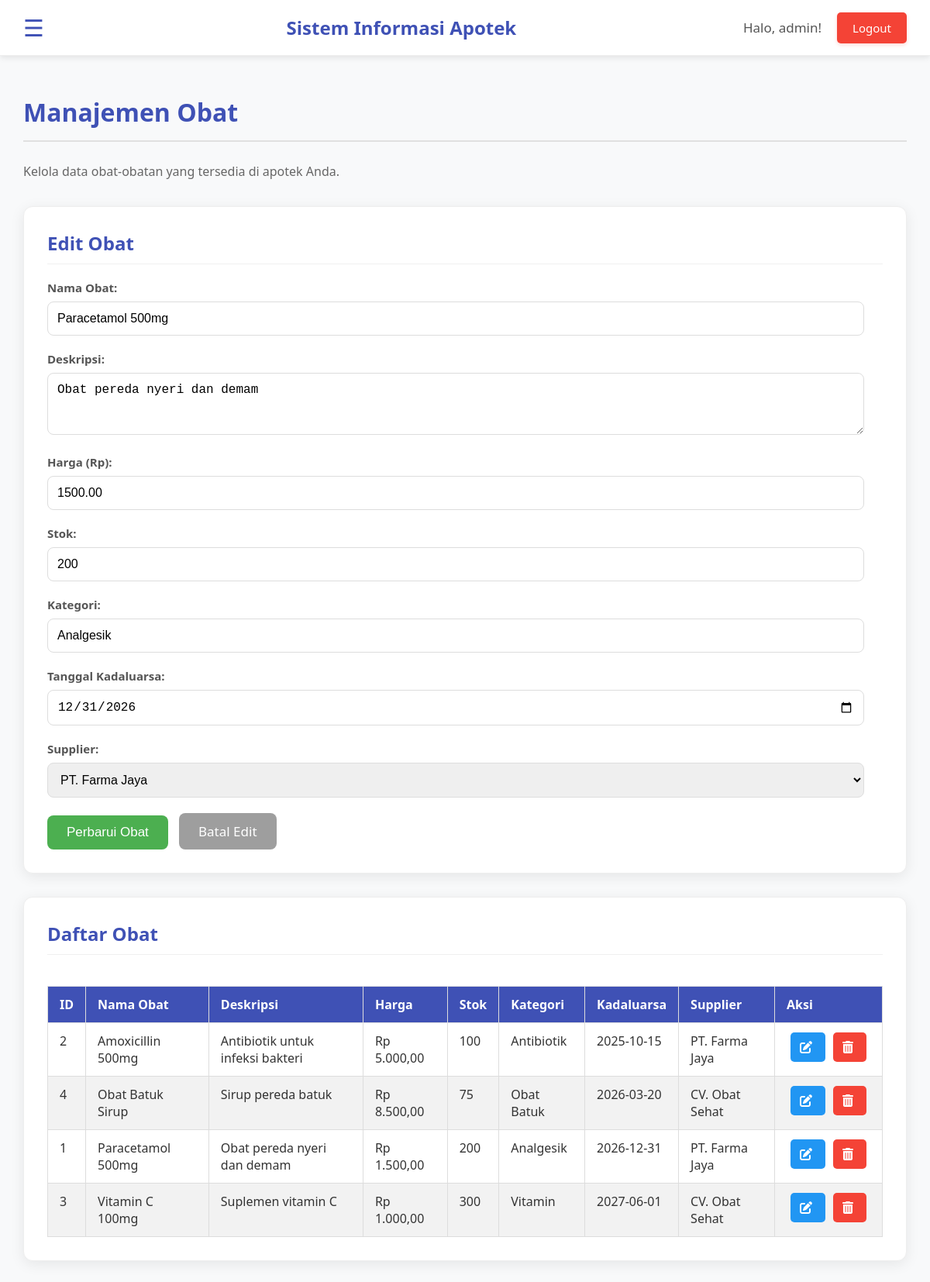
/medicine_management.php?edit=1 (signed in), run on the app's committed database.
### tables this page shows
CREATE TABLE medicines (
    id INT AUTO_INCREMENT PRIMARY KEY,
    name VARCHAR(100) NOT NULL,
    description TEXT,
    price DECIMAL(10, 2) NOT NULL,  
    stock INT NOT NULL DEFAULT 0,  
    category VARCHAR(50),  
    expiry_date DATE,  
    supplier_id INT,  
    created_at TIMESTAMP DEFAULT CURRENT_TIMESTAMP,
    updated_at TIMESTAMP DEFAULT CURRENT_TIMESTAMP ON UPDATE CURRENT_TIMESTAMP,
    FOREIGN KEY (supplier_id) REFERENCES suppliers(id) ON DELETE SET NULL  
);

CREATE TABLE suppliers (
    id INT AUTO_INCREMENT PRIMARY KEY,
    name VARCHAR(100) NOT NULL,
    contact_person VARCHAR(100),
    phone VARCHAR(20),
    email VARCHAR(100),
    address TEXT,
    created_at TIMESTAMP DEFAULT CURRENT_TIMESTAMP
);

### medicine_management.php (the view, shortened to what this page needs)
<?php
include 'php/db_connection.php';
include 'php/header.php';
$name = '';
$description = '';
$price = '';
$stock = '';
$category = '';
$expiry_date = '';
$supplier_id = '';
$is_edit = false;
if (isset($_GET['edit']) && !empty($_GET['edit'])) {
    $medicine_id = htmlspecialchars($_GET['edit']);
    $is_edit = true;
    $stmt = $conn->prepare("SELECT id, name, description, price, stock, category, expiry_date, supplier_id FROM medicines WHERE id = ?");
    $stmt->bind_param("i", $medicine_id);
    $stmt->execute();
    $result = $stmt->get_result();
    if ($result->num_rows === 1) {
        $medicine_data = $result->fetch_assoc();
        $name = $medicine_data['name'];
        $description = $medicine_data['description'];
        $price = $medicine_data['price'];
        $stock = $medicine_data['stock'];
        $category = $medicine_data['category'];
        $expiry_date = $medicine_data['expiry_date'];
        $supplier_id = $medicine_data['supplier_id'];
    } else {
        $is_edit = false;
    }
}
$suppliers_result = $conn->query("SELECT id, name FROM suppliers ORDER BY name ASC");
$suppliers = [];
if ($suppliers_result->num_rows > 0) {
    while($row = $suppliers_result->fetch_assoc()) {
        $suppliers[] = $row;
    }
}
?>
<!DOCTYPE html>
<html lang="id">
<head>
    <link rel="stylesheet" href="css/home.css">
    <link rel="stylesheet" href="css/sidenav.css">
    <link rel="stylesheet" href="https://cdnjs.cloudflare.com/ajax/libs/font-awesome/6.0.0-beta3/css/all.min.css">
</head>
<body>
    <div class="main-content" id="mainContent">
        <h1>Manajemen Obat</h1>
        <p>Kelola data obat-obatan yang tersedia di apotek Anda.</p>
        <div class="card form-card">
            <h2><?php echo $is_edit ? 'Edit Obat' : 'Tambah Obat Baru'; ?></h2>
            <form action="medicine_management.php" method="POST">
                <div class="input-group">
                    <label for="name">Nama Obat:</label>
                    <input type="text" id="name" name="name" value="<?php echo htmlspecialchars($name); ?>" required>
                </div>
                <div class="input-group">
                    <label for="description">Deskripsi:</label>
                    <textarea id="description" name="description" rows="3"><?php echo htmlspecialchars($description); ?></textarea>
                </div>
                <div class="input-group">
                    <label for="price">Harga (Rp):</label>
                    <input type="number" id="price" name="price" step="0.01" value="<?php echo htmlspecialchars($price); ?>" required>
                </div>
                <div class="input-group">
                    <label for="stock">Stok:</label>
                    <input type="number" id="stock" name="stock" value="<?php echo htmlspecialchars($stock); ?>" required>
                </div>
                <div class="input-group">
                    <label for="category">Kategori:</label>
                    <input type="text" id="category" name="category" value="<?php echo htmlspecialchars($category); ?>" required>
                </div>
                <div class="input-group">
                    <label for="expiry_date">Tanggal Kadaluarsa:</label>
                    <input type="date" id="expiry_date" name="expiry_date" value="<?php echo htmlspecialchars($expiry_date); ?>" required>
                </div>
                <div class="input-group">
                    <label for="supplier_id">Supplier:</label>
                    <select id="supplier_id" name="supplier_id" required>
                        <?php foreach ($suppliers as $supplier): ?>
                            <option value="<?php echo htmlspecialchars($supplier['id']); ?>"
                                <?php echo ($supplier['id'] == $supplier_id) ? 'selected' : ''; ?>>
                                <?php echo htmlspecialchars($supplier['name']); ?>
                            </option>
                        <?php endforeach; ?>
                    </select>
                </div>
                <button type="submit" class="btn-primary"><?php echo $is_edit ? 'Perbarui Obat' : 'Tambah Obat'; ?></button>
                <?php if ($is_edit): ?>
                    <a href="medicine_management.php" class="btn-cancel">Batal Edit</a>
                <?php endif; ?>
            </form>
        </div>
        <div class="card table-card">
            <h2>Daftar Obat</h2>
            <div class="table-responsive">
                <table>
                    <thead>
                        <tr>
                            <th>ID</th>
                            <th>Nama Obat</th>
                            <th>Deskripsi</th>
                            <th>Harga</th>
                            <th>Stok</th>
                            <th>Kategori</th>
                            <th>Kadaluarsa</th>
                            <th>Supplier</th>
                            <th>Aksi</th>
                        </tr>
                    </thead>
                    <tbody>
                        <?php
                        $sql = "SELECT m.id, m.name, m.description, m.price, m.stock, m.category, m.expiry_date, s.name AS supplier_name
                                FROM medicines m
                                LEFT JOIN suppliers s ON m.supplier_id = s.id
                                ORDER BY m.name ASC";
                        $result = $conn->query($sql);
                        if ($result->num_rows > 0) {
                            while($row = $result->fetch_assoc()) {
                                echo "<tr>";
                                echo "<td>" . htmlspecialchars($row['id']) . "</td>";
                                echo "<td>" . htmlspecialchars($row['name']) . "</td>";
                                echo "<td>" . htmlspecialchars($row['description']) . "</td>";
                                echo "<td>Rp " . number_format($row['price'], 2, ',', '.') . "</td>";
                                echo "<td>" . htmlspecialchars($row['stock']) . "</td>";
                                echo "<td>" . htmlspecialchars($row['category']) . "</td>";
                                echo "<td>" . htmlspecialchars($row['expiry_date']) . "</td>";
                                echo "<td>" . htmlspecialchars($row['supplier_name'] ?? 'N/A') . "</td>";
                                echo "<td class='actions'>";
                                echo "<a href='medicine_management.php?edit=" . htmlspecialchars($row['id']) . "' class='action-btn edit-btn' title='Edit'><i class='fas fa-edit'></i></a>";
                                echo "<a href='medicine_management.php?delete=" . htmlspecialchars($row['id']) . "' class='action-btn delete-btn' title='Hapus' onclick='return confirm(\"Apakah Anda yakin ingin menghapus obat ini?\");'><i class='fas fa-trash-alt'></i></a>";
                                echo "</td>";
                                echo "</tr>";
                            }
                        } else {
                            echo "<tr><td colspan='9'>Tidak ada data obat.</td></tr>";
                        }
                        ?>
                    </tbody>
                </table>
            </div>
        </div>
    </div>
</body>
</html>

### css/home.css (style rules this page uses)
body { font-family: 'Segoe UI', Tahoma, Geneva, Verdana, sans-serif; margin: 0; background-color: #f4f7f6; color: #333; display: flex; flex-direction: column; min-height: 100vh; }
.main-content { flex-grow: 1; padding: 30px; margin-left: 0; transition: margin-left 0.5s; background-color: #f8f9fa; min-height: calc(100vh - 70px); box-sizing: border-box; }
.main-content h1 { color: #3f51b5; margin-bottom: 25px; font-size: 32px; border-bottom: 2px solid #e0e0e0; padding-bottom: 15px; }
.main-content p { color: #666; line-height: 1.7; font-size: 16px; margin-bottom: 30px; }
.card { background-color: #ffffff; padding: 30px; border-radius: 12px; box-shadow: 0 4px 18px rgba(0, 0, 0, 0.08); margin-bottom: 30px; border: 1px solid #eee; }
.card h2 { color: #3f51b5; margin-top: 0; margin-bottom: 20px; font-size: 24px; border-bottom: 1px solid #f0f0f0; padding-bottom: 10px; }
.input-group { margin-bottom: 20px; }
.input-group label { display: block; margin-bottom: 8px; font-weight: 600; color: #555; font-size: 15px; }
.input-group input[type="text"], .input-group input[type="number"], .input-group input[type="date"], .input-group textarea, .input-group select { width: calc(100% - 24px); padding: 12px; border: 1px solid #ddd; border-radius: 8px; font-size: 16px; transition: border-color 0.3s ease, box-shadow 0.3s ease; box-sizing: border-box; }
textarea { resize: vertical; }
.btn-primary { background-color: #4CAF50; color: white; padding: 12px 25px; border: none; border-radius: 8px; font-size: 17px; cursor: pointer; transition: background-color 0.3s ease, transform 0.2s ease; margin-right: 10px; }
.btn-cancel { background-color: #9E9E9E; color: white; padding: 12px 25px; border: none; border-radius: 8px; font-size: 17px; cursor: pointer; transition: background-color 0.3s ease, transform 0.2s ease; text-decoration: none; display: inline-block; }
.table-responsive { overflow-x: auto; }
table { width: 100%; border-collapse: collapse; margin-top: 20px; }
table thead tr { background-color: #3f51b5; color: white; text-align: left; }
table th, table td { padding: 12px 15px; border: 1px solid #ddd; vertical-align: top; }
table tbody tr:nth-child(even) { background-color: #f2f2f2; }
.actions { white-space: nowrap; text-align: center; }
.action-btn { display: inline-block; margin: 0 5px; padding: 8px 12px; border-radius: 5px; text-decoration: none; color: white; transition: background-color 0.3s ease, transform 0.2s ease; }
.action-btn i { margin-right: 5px; }
.edit-btn { background-color: #2196F3; }
.delete-btn { background-color: #f44336; }

### data on the page
medicines: name "Paracetamol 500mg", description "Obat pereda nyeri dan demam", price "1500.00", stock "200", category "Analgesik", expiry_date "12/31/2026", supplier_id "PT. Farma Jaya", id "1", price "1.500,00", expiry_date "2026-12-31", supplier.name "PT. Farma Jaya"
medicines: id "2", name "Amoxicillin 500mg", description "Antibiotik untuk infeksi bakteri", price "5.000,00", stock "100", category "Antibiotik", expiry_date "2025-10-15", supplier.name "PT. Farma Jaya"
medicines: id "4", name "Obat Batuk Sirup", description "Sirup pereda batuk", price "8.500,00", stock "75", category "Obat Batuk", expiry_date "2026-03-20", supplier.name "CV. Obat Sehat"
medicines: id "3", name "Vitamin C 100mg", description "Suplemen vitamin C", price "1.000,00", stock "300", category "Vitamin", expiry_date "2027-06-01", supplier.name "CV. Obat Sehat"

### other printed values
$_SESSION['username'] "admin"
